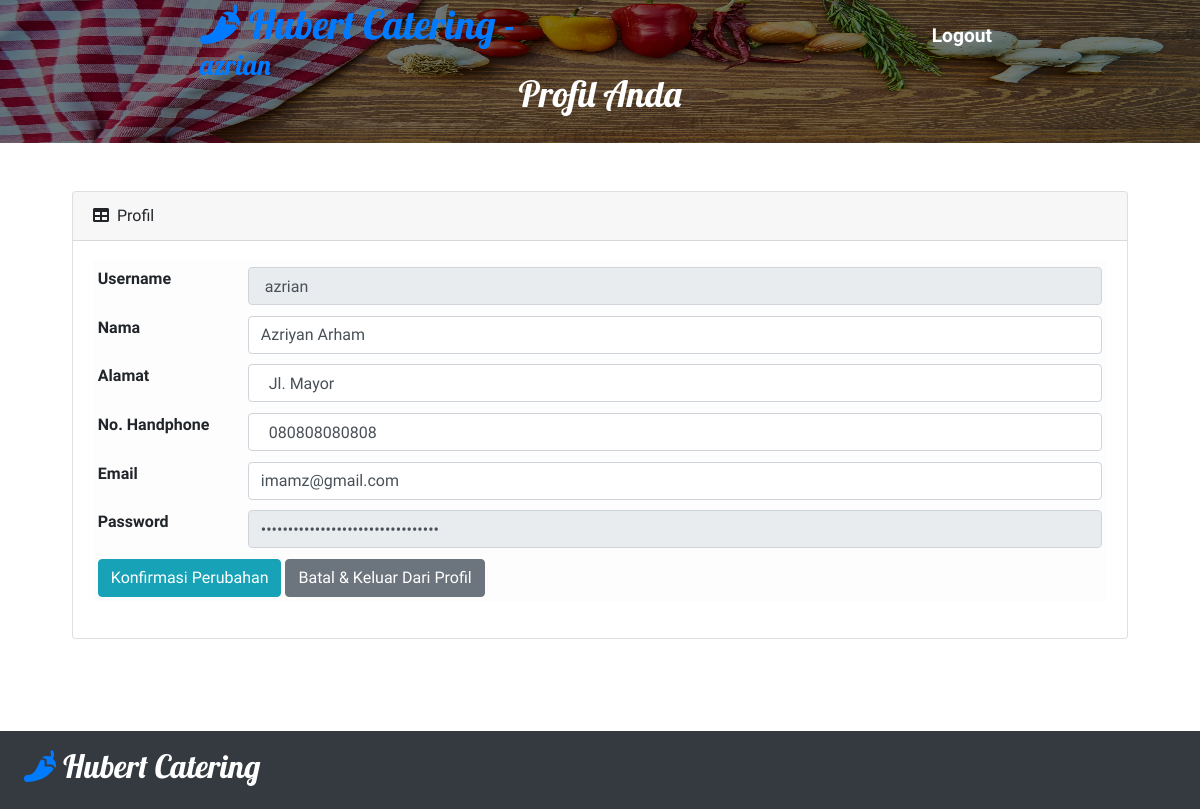
/profil.php (signed in), run on the app's committed database.
### tables this page shows
CREATE TABLE `pelanggan` (
  `id_pelanggan` int(3) NOT NULL,
  `nama` varchar(50) NOT NULL,
  `username` varchar(6) NOT NULL,
  `password` varchar(50) NOT NULL,
  `alamat` varchar(40) NOT NULL,
  `handphone` varchar(13) NOT NULL,
  `email` varchar(30) NOT NULL
);

### profil.php (the view, shortened to what this page needs)
<?php
    include 'inc/koneksi.php';
    $username = $_SESSION['username'];
    $sql = mysqli_query($link, "select * from pelanggan where username = '$username'");
    $tampil = mysqli_fetch_array($sql);
?>
<!DOCTYPE html>
<html lang="en">
<head>
    <link href="css/styles.css" rel="stylesheet" />
    <link href="https://cdn.datatables.net/1.10.20/css/dataTables.bootstrap4.min.css" rel="stylesheet" />
    <link rel="stylesheet" href="css/main.css">
</head>
<body>
    <nav class="text-dark">
        <div class="nav-container">
            <div id="nav-branding" class="fs-3">
                <a href="utama.php">
                    <h1 class="text-primary mr-2 theme-font">
                        <i class="text-primary fas fa-pepper-hot"></i> Hubert Catering  - <strong><h3><?= $_SESSION['username']; ?></h3></strong>
                    </h1>
                </a>
            </div>
            <ul class="text-white text-bold fs-1">
                <li class="p-1 m-1"><a href="logout.php" onclick="return confirm('Apakah anda yakin ingin logout?')">Logout</a></li>
            </ul>
        </div>
    </nav>
    <header id="ekspress">
      <div class="header-content mb-5">
        <h5 class="theme-font text-center mb-1 mt-5 text-white fs-4">Profil Anda
        </h5>
      </div>
    </header>
    <section id="gallery" class="p-5">
        <div class="container">
        <div class="card mb-4">
            <div class="card-header">
                <i class="fas fa-table mr-1"></i>
                Profil
            </div>
            <div class="card-body">
                <form method="post" action="updateprofil.php" enctype="multipart/form-data" class="needs-validation" novalidate>
                    <table class = "table table-sm table-light">
                        <tr>
                            <th>Username</th>
                            <td><input type="text"  name="username" value=" <?php echo $tampil['username']; ?>" class= "form-control" disabled></td>
                        </tr>
                        <tr>
                            <th width = "150">Nama</th>
                            <td><input type="text" name="nama"  value= "<?php echo $tampil['nama']; ?>"class= "form-control" placeholder="Masukkan nama anda" pattern= "[a-z, A-Z]{1,50}" required></td>
                        </tr>
                        <tr>
                            <th>Alamat</th>
                            <td><input type="text"  name="alamat" value=" <?php echo $tampil['alamat']; ?>" class= "form-control" required></td>
                        </tr>
                        <tr>
                            <th>No. Handphone</th>
                            <td><input type="tel"  name="handphone" value=" <?php echo $tampil['handphone']; ?>" class= "form-control" placeholder="Masukkan nomor handphone" type="tel"  pattern="\d\d\d\d\d\d\d\d\d\d\d\d" required></td>
                        </tr>
                        <tr>
                            <th>Email</th>
                            <td><input type="email"  name="email" value=" <?php echo $tampil['email']; ?>" class= "form-control" placeholder="Masukkan email anda" type="tel" required></td>
                        </tr>
                        <tr>
                            <th>Password</th>
                            <td><input type="password"  name="password" value=" <?php echo $tampil['password']; ?>" class= "form-control" disabled></td>
                        </tr>
                        <tr>
                            <td colspan="2"><button type="submit" class = "btn btn-info">Konfirmasi Perubahan</button> <a href="utama.php" class = "btn btn-secondary">Batal & Keluar Dari Profil</a></td>
                        </tr>
                    </table>
                </form>
            </div>
        </div>
        </div>
    </section>
    <footer class="bg-dark text-white py-3" style="margin-top: 20px;">
      <div class="container">
            <h2 class="theme-font text-center">
                <i class="text-primary fas fa-pepper-hot"></i> Hubert Catering
            </h2>
        </div>
    </footer>
</body>
</html>

### css/main.css (style rules this page uses)
.container { max-width: 1300px; margin: 0 auto; }
.fs-1 { font-size: 1.2rem; }
.fs-3 { font-size: 1.75rem; }
.fs-4 { font-size: 2.25rem; }
.text-bold { font-weight: bold; }
.theme-font { font-family: "Lobster", cursive; }
.p-1 { padding: 0.75rem; }
.p-5 { padding: 3rem; }
.py-3 { padding: 1.5rem 0; }
.m-1 { margin: 0.75rem; }
.mr-1 { margin-right: 0.75rem; }
.mr-2 { margin-right: 1rem; }
.mt-5 { margin-top: 3rem; }
.mb-1 { margin-bottom: 0.75rem; }
.mb-4 { margin-bottom: 2rem; }
.mb-5 { margin-bottom: 3rem; }
.text-primary { color: #e06363; }
.text-dark { color: #000; }
.text-white { color: #fff; }
.bg-dark { background-color: #000; }
.text-center { text-align: center; }
* { padding: 0; margin: 0; box-sizing: border-box; }
body { width: 100%; height: 100%; position: relative; display: flex; flex-direction: column; font-family: "Kulim Park", sans-serif; }
ul { list-style: none; }
a { text-decoration: none; color: inherit; }
nav { position: absolute; z-index: 100; width: 100%; top: 0; }
nav .nav-container { display: flex; justify-content: space-around; align-items: center; }
nav .nav-container #nav-branding { display: flex; justify-content: space-between; }
nav .nav-container ul { display: flex; }
nav .nav-container ul a { color: #fff; }
header { position: relative; }
header .header-content { position: relative; z-index: 1; display: flex; flex-direction: column; width: 100%; height: 100%; justify-content: center; align-items: center; }
footer .container { display: flex; justify-content: space-between; }

### profil.php (style rules this page uses)
#ekspress { background-color: white; background: linear-gradient(rgba(0, 0, 0, 0.5), rgba(0, 0, 0, 0.5)), url("img/spices.jpg"); background-repeat: no-repeat; background-size: 100vw 25vh; background-attachment: fixed; position: relative; height: 25vh; }

### data on the page
pelanggan: username "azrian", nama "Azriyan Arham", alamat "Jl. Mayor", handphone "080808080808", email "imamz@gmail.com"

### other printed values
$_SESSION['username'] "azrian"
